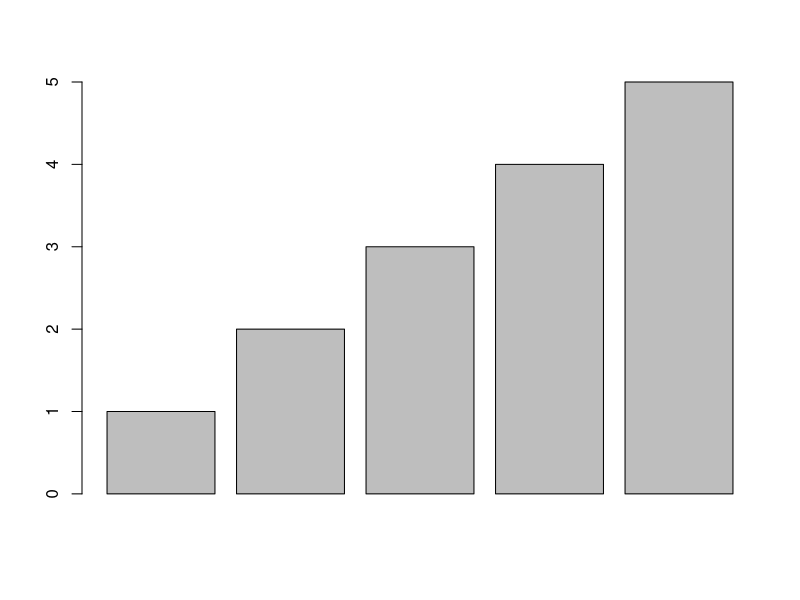
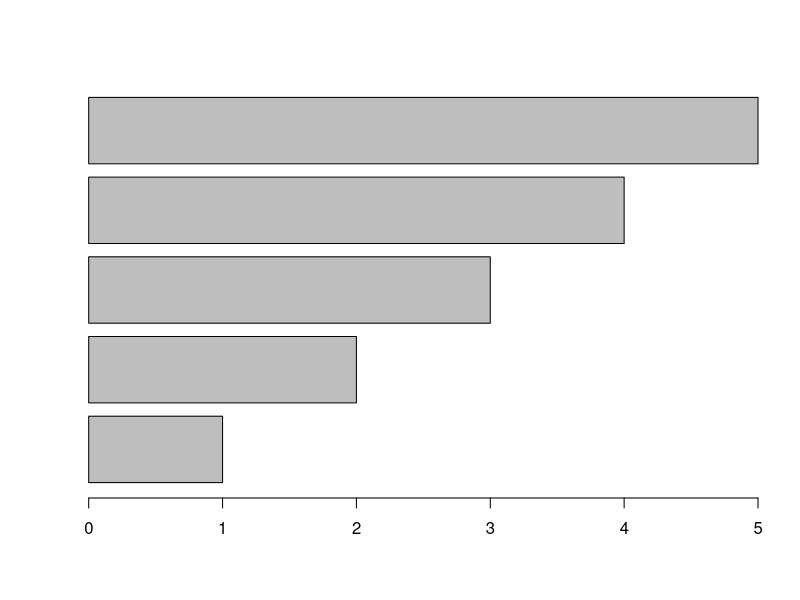
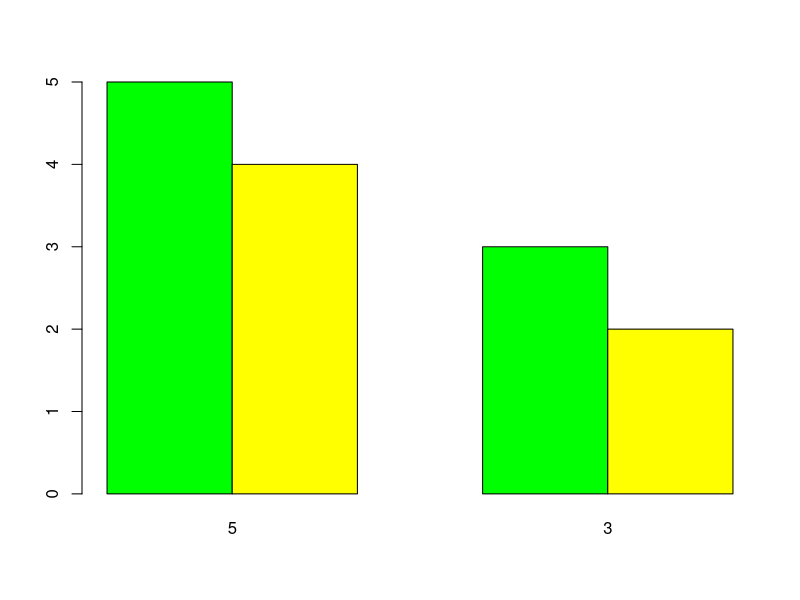
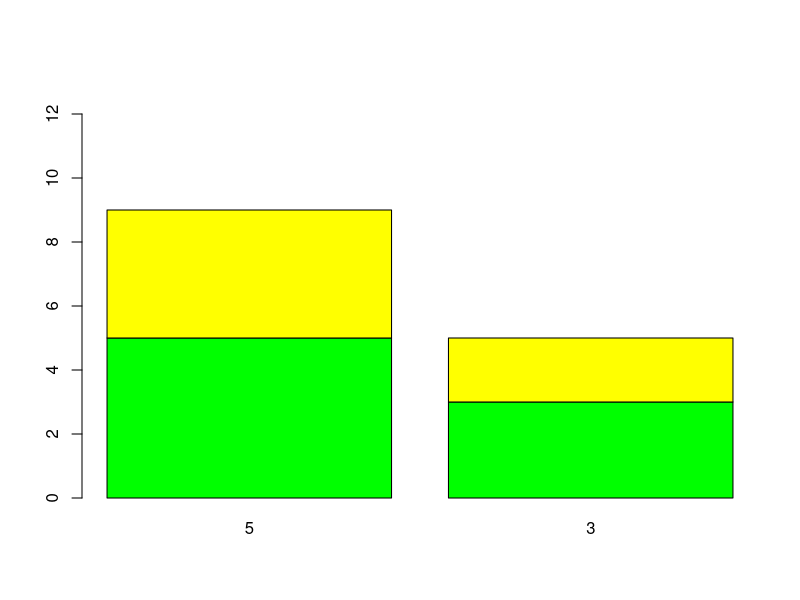
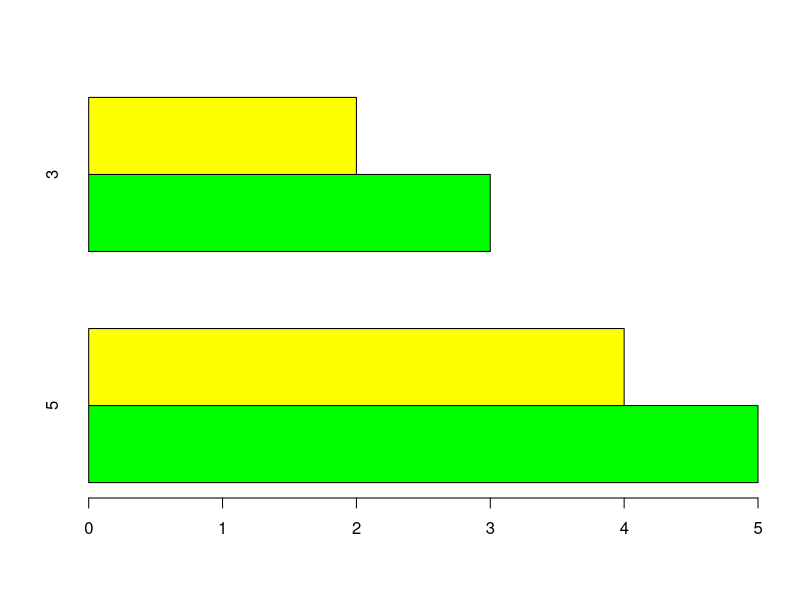
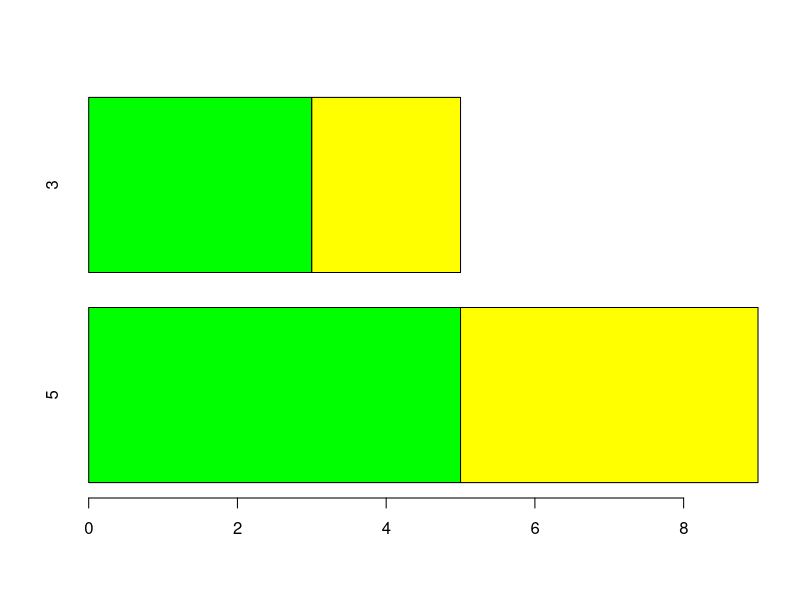
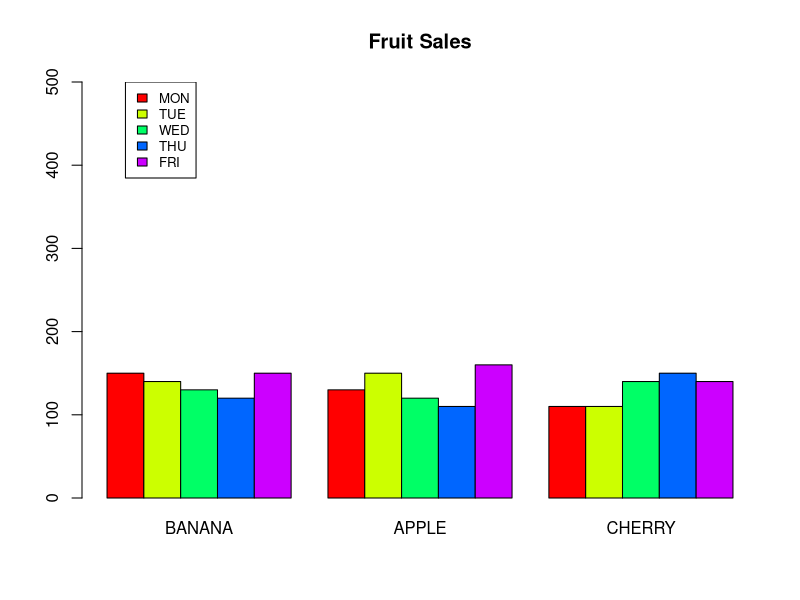
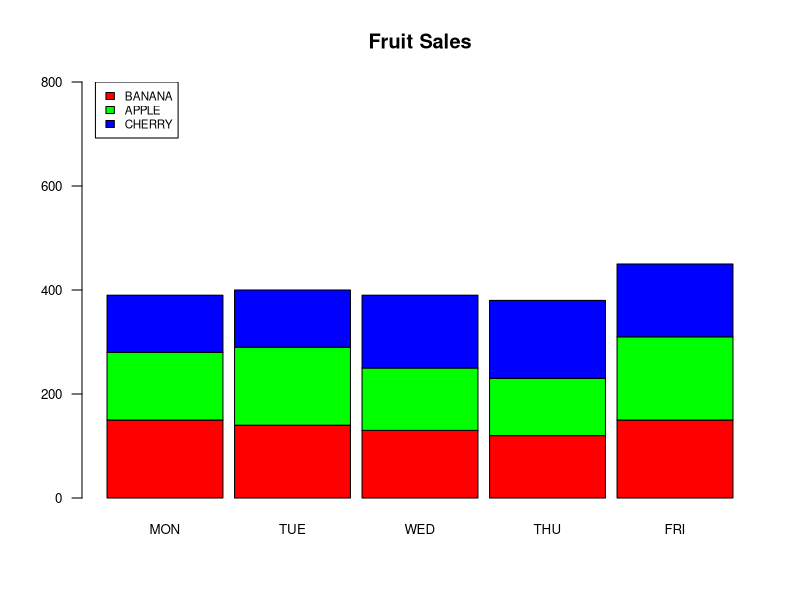

These charts were generated, in order, by the following R code:
 plot.new()
 x <- c(1,2,3,4,5)
 barplot(x)
 
 x <- 1:5
 barplot(x,horiz=T)

 x <- matrix(c(5,4,3,2),2,2)
 x
 barplot(x,beside=T,names=c(5,3),col=c("green","yellow"))
 
 barplot(x,names=c(5,3),col=c("green","yellow"),ylim=c(0,13))
 
 barplot(x,beside=T,names=c(5,3),col=c("green","yellow"),horiz=T)

 barplot(x,names=c(5,3),col=c("green","yellow"),horiz=T)
 
 v1 <- c(150,140,130,120,150)
 v2 <- c(130,150,120,110,160)
 v3 <- c(110,110,140,150,140)
 
 df <- data.frame(BANANA=v1,APPLE=v2,CHERRY=v3)
 df
 barplot(as.matrix(df),main="Fruit Sales",ylim=c(0,500),beside=T,col=rainbow(nrow(df)))
 legend(1.5,500,c("MON","TUE","WED","THU","FRI"),cex=0.8,fill=rainbow(nrow(df)))
 
 
 barplot(t(df),main = "Fruit Sales",ylim=c(0,800),col=rainbow(length(df)),space=0.1,cex.axis=0.8,las=1,
         names.arg=c("MON","TUE","WED","THU","FRI"),cex=0.8)
 legend(0,800,names(df),cex=0.7,fill=rainbow(length(df)))
 
 
 